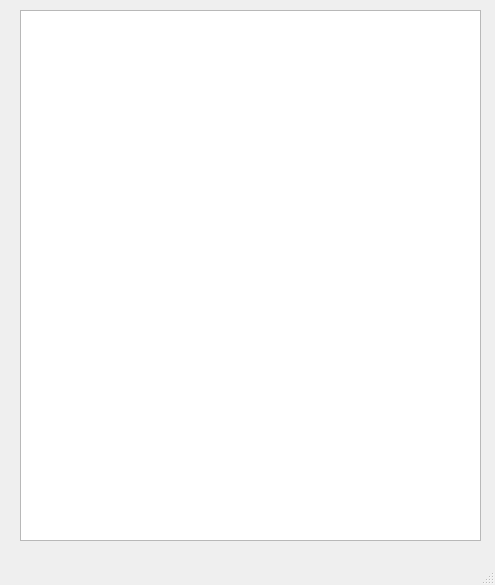
<?xml version="1.0" encoding="UTF-8"?>
<ui version="4.0">
 <class>WBSDVersionWindow</class>
 <widget class="QMainWindow" name="WBSDVersionWindow">
  <property name="geometry">
   <rect>
    <x>0</x>
    <y>0</y>
    <width>495</width>
    <height>585</height>
   </rect>
  </property>
  <property name="windowTitle">
   <string>Versions overview</string>
  </property>
  <widget class="QWidget" name="centralwidget">
   <widget class="QListWidget" name="metaWindow">
    <property name="geometry">
     <rect>
      <x>20</x>
      <y>10</y>
      <width>461</width>
      <height>531</height>
     </rect>
    </property>
   </widget>
  </widget>
  <widget class="QMenuBar" name="menubar">
   <property name="geometry">
    <rect>
     <x>0</x>
     <y>0</y>
     <width>495</width>
     <height>21</height>
    </rect>
   </property>
  </widget>
  <widget class="QStatusBar" name="statusbar"/>
 </widget>
 <resources/>
 <connections/>
</ui>
